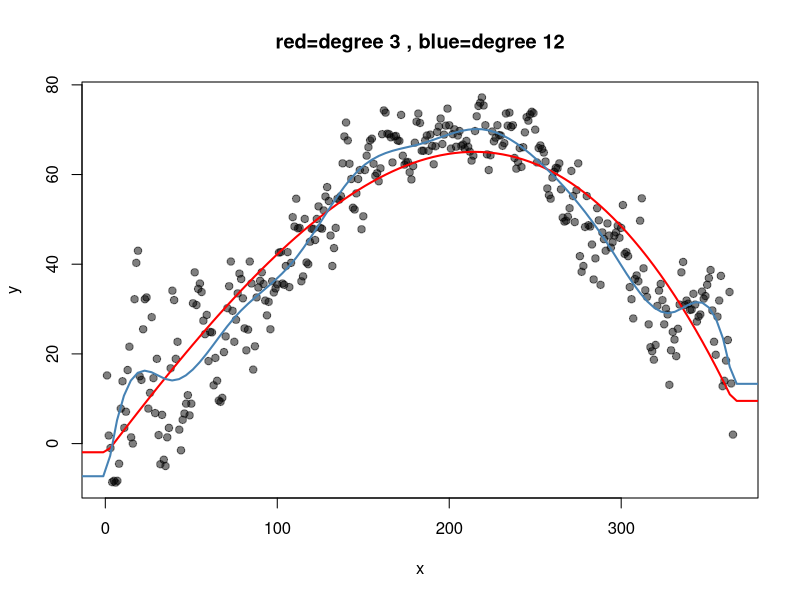
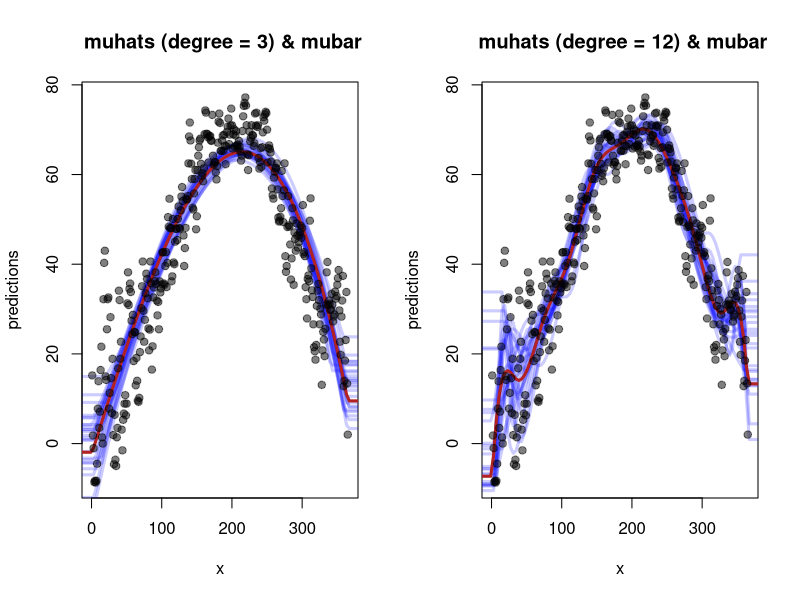
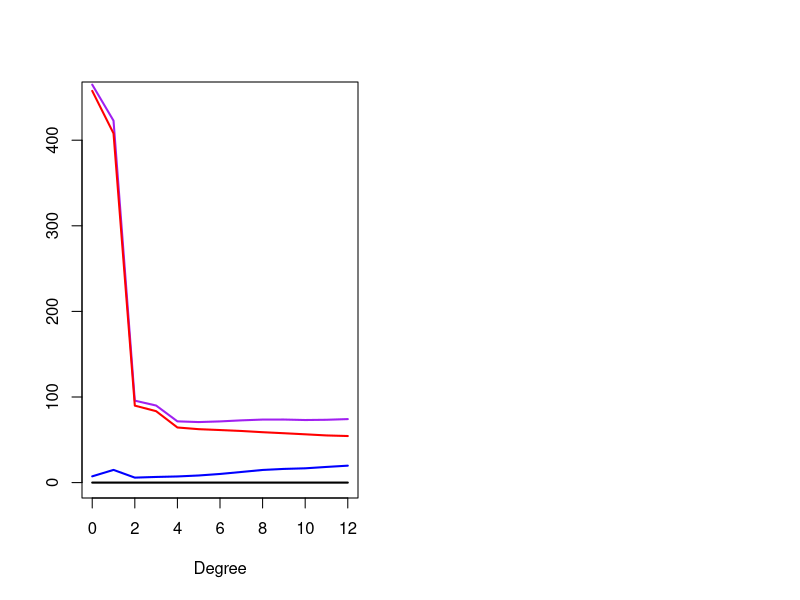
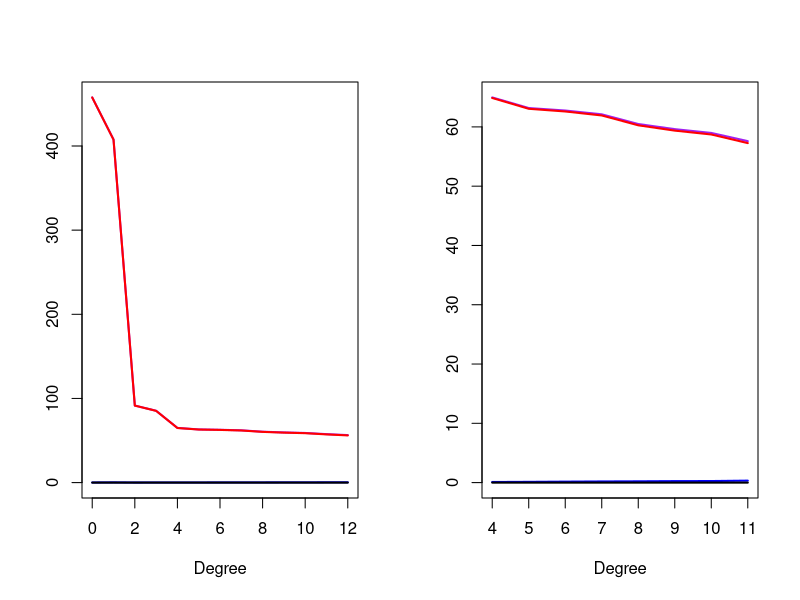
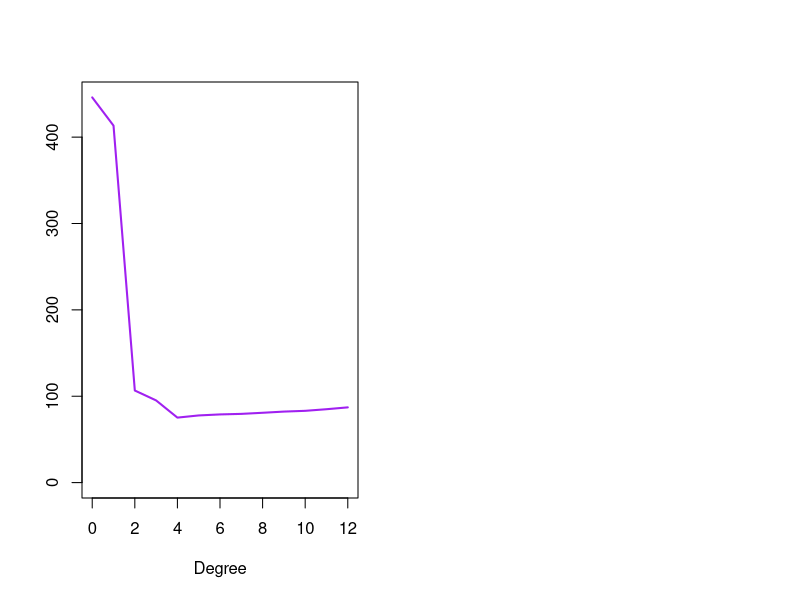

These figures' R source, in order:
## ---- chunk 1
library(splines)
getmuhat <- function(sampleXY, complexity = 1) {
  formula <- paste0("y ~ ",
                    if (complexity==0) "1"
                    else {
                      if (complexity < 3 ) {
                        paste0("poly(x, ", complexity, ", raw = FALSE)") 
                        ## due to Numerical overflow 
                      } else {   
                        ## if complexity >= 20 use a spline.
                        paste0("bs(x, ", complexity, ")") 
                      }
                    }  
  )
  
  fit <- lm(as.formula(formula), data = sampleXY)
  tx = sampleXY$x
  ty = fit$fitted.values
  
  range.X = range(tx)
  val.rY  = c( mean(ty[tx == range.X[1]]), 
               mean(ty[tx == range.X[2]]) )
  
  ## From this we construct the predictor function
  muhat <- function(x){
    if ("x" %in% names(x)) {
      ## x is a dataframe containing the variate named
      ## by xvarname
      newdata <- x
    } else 
      ## x is a vector of values that needs to be a data.frame
    { newdata <- data.frame(x = x) }
    ## The prediction
    ## 
    suppressWarnings({ 
      ypred = predict(fit, newdata = newdata, silent = TRUE)    })
    #val = predict(fit, newdata = newdata)
    ypred[newdata$x < range.X[1]] = val.rY[1]
    ypred[newdata$x > range.X[2]] = val.rY[2]
    ypred
  }
  ## muhat is the function that we need to calculate values 
  ## at any x, so we return this function from getmuhat
  muhat
}
getSampleComp <- function(pop, size, replace=FALSE) {
  N <- dim(pop)[1]
  samp <- rep(FALSE, N)
  samp[sample(1:N, size, replace = replace)] <- TRUE
  samp
}


### This function will return a data frame containing
### only two variates, an x and a y
getXYSample <- function(xvarname, yvarname, samp, pop) {
  sampData <- pop[samp, c(xvarname, yvarname)]
  names(sampData) <- c("x", "y")
  sampData
}
getmubar <- function(muhats) {
  function(x) {
    Ans <- sapply(muhats, FUN=function(muhat){muhat(x)})
    apply(Ans, MARGIN=1, FUN=mean)
  }
}
ave_y_mu_sq <- function(sample, predfun, na.rm = TRUE){
  mean((sample$y - predfun(sample$x))^2, na.rm = na.rm)
}
 
###########

ave_mu_mu_sq <- function(predfun1, predfun2, x, na.rm = TRUE){
  mean((predfun1(x) - predfun2(x))^2, na.rm = na.rm)
}

###########


var_mutilde <- function(Ssamples, Tsamples, complexity){
  ## get the predictor function for every sample S
  muhats <- lapply(Ssamples, 
                   FUN=function(sample){
                     getmuhat(sample, complexity)
                   }
  )
  ## get the average of these, mubar
  mubar <- getmubar(muhats)
  
  ## average over all samples S
  N_S <- length(Ssamples)
  mean(sapply(1:N_S, 
              FUN=function(j){
                ## get muhat based on sample S_j
                muhat <- muhats[[j]]
                ## average over (x_i,y_i) in a
                ## single sample T_j the squares
                ## (y - muhat(x))^2
                T_j <- Tsamples[[j]]
                ave_mu_mu_sq(muhat, mubar, T_j$x)
              }
  )
  )
}
bias2_mutilde <- function(Ssamples, Tsamples, mu, complexity){
  ## get the predictor function for every sample S
  muhats <- lapply(Ssamples, 
                   FUN=function(sample) getmuhat(sample, complexity)
  )
  ## get the average of these, mubar
  mubar <- getmubar(muhats)
  
  ## average over all samples S
  N_S <- length(Ssamples)
  mean(sapply(1:N_S, 
              FUN=function(j){
                ## average over (x_i,y_i) in a
                ## single sample T_j the squares
                ## (y - muhat(x))^2
                T_j <- Tsamples[[j]]
                ave_mu_mu_sq(mubar, mu, T_j$x)
              }
  )
  )
}
getmuFun <- function(pop, xvarname, yvarname){
  ## First remove NAs
  pop <- na.omit(pop[, c(xvarname, yvarname)])
  x <- pop[, xvarname]
  y <- pop[, yvarname]
  xks <- unique(x)
  muVals <- sapply(xks,
                   FUN = function(xk) {
                     mean(y[x==xk])
                   })
  ## Put the values in the order of xks
  ord <- order(xks)
  xks <- xks[ord]
  xkRange <-xks[c(1,length(xks))]
  minxk <- min(xkRange) 
  maxxk <- max(xkRange)
  ## mu values
  muVals <- muVals[ord]
  muRange <- muVals[c(1, length(muVals))]
  muFun <- function(xVals){
    ## vector of predictions
    ## same size as xVals and NA in same locations
    predictions <- xVals
    ## Take care of NAs
    xValsLocs <- !is.na(xVals)
    ## Just predict non-NA xVals
    predictions[xValsLocs] <- sapply(xVals[xValsLocs],
      FUN = function(xVal) {
        if (xVal < minxk) {
          result <- muRange[1]
        } else if (xVal > maxxk) {
          result <- muRange[2]
        } else if ( any(xVal == xks) ) {
          result <- muVals[xks == xVal]     
        } else {
          xlower <- max(c(minxk, xks[xks < xVal]))
          xhigher <- min(c(maxxk, xks[xks >= xVal]))
          mulower <- muVals[xks == xlower]
          muhigher <- muVals[xks == xhigher]
          
          midx = (xlower + xhigher)/2
          if (xVal <= midx) result <- mulower
          else result <- muhigher
        }
        result
      }
    )
    ## Now return the predictions (including NAs)
    predictions
  }
  muFun
}
apse_all <- function(Ssamples, Tsamples, complexity, tau){
  ## average over the samples S
  ##
  N_S <- length(Ssamples)
  muhats <- lapply(Ssamples, 
                   FUN=function(sample) getmuhat(sample, complexity)
  )
  ## get the average of these, mubar
  mubar <- getmubar(muhats)
  
  rowMeans(sapply(1:N_S, 
                  FUN=function(j){
                    T_j <- Tsamples[[j]]
                    S_j <- Ssamples[[j]]
                    muhat <- muhats[[j]]
                    ## Take care of any NAs
                    T_j <- na.omit(T_j)
                    y <- c(S_j$y, T_j$y)
                    x <- c(S_j$x, T_j$x)
                    
                    tau_x    <- tau(x)
                    muhat_x <- muhat(x)
                    mubar_x <- mubar(x)
                    
                    apse        <- (y - muhat_x)
                    bias2       <- (mubar_x - tau_x)
                    var_mutilde <-  (muhat_x - mubar_x)
                    var_y       <- (y - tau_x)
                    
                    squares <- rbind(apse, var_mutilde, bias2, var_y)^2
                    
                    ## return means
                    rowMeans(squares)
                  }
  ))
}
## ---- chunk 2
ot1996 <- read.csv('ottawaTemp1996.csv', header=T)
temp <- data.frame(x = 1:365, y = ot1996$Temp)

muhat3  <- getmuhat(temp, 3)
muhat12 <- getmuhat(temp, 12)

xlim <- extendrange(temp[,1])

plot(temp,
     pch=19, col= adjustcolor("black", 0.5))
curve(muhat3, from = xlim[1], to = xlim[2], 
      add = TRUE, col="red", lwd=2)
curve(muhat12, from = xlim[1], to = xlim[2], 
      add = TRUE, col="steelblue", lwd=2)
title(main="red=degree 3 , blue=degree 12")
## ---- chunk 3
N_S <- 25
set.seed(341)  # for reproducibility

n= 50
samps    <- lapply(1:N_S, FUN= function(i){getSampleComp(temp, n)})
Ssamples <- lapply(samps, FUN= function(Si){getXYSample("x", "y", Si, temp)})
Tsamples <- lapply(samps, FUN= function(Si){getXYSample("x", "y", !Si, temp)})

muhats3 <- lapply(Ssamples, getmuhat, complexity = 3)

muhats12 <- lapply(Ssamples, getmuhat, complexity = 12)
## ---- chunk 4
par(mfrow=c(1,2))

xvals <- seq(xlim[1], xlim[2], length.out = 200)
plot(temp, 
     pch=19, type='n',
     xlab="x", ylab="predictions",
     main= " muhats (degree = 3) & mubar")


for (i in 1:N_S) {
  curveFn <- muhats3[[i]]
  curve(curveFn, from = xlim[1], to = xlim[2], add=TRUE, 
        col=adjustcolor("blue", 0.2), lwd=3, lty=(1))
}

curve(muhat3,  from = xlim[1], to = xlim[2],
      add=TRUE, col="firebrick", lwd=3)

points(temp, 
     pch=19, col= adjustcolor("black", 0.5))


plot(temp, 
     pch=19, type='n',
     xlab="x", ylab="predictions",
     main= " muhats (degree = 12) & mubar")

for (i in 1:N_S) {
  curveFn <- muhats12[[i]]
  curve(curveFn, xlim[1], xlim[2], add=TRUE, 
        col=adjustcolor("blue", 0.2), lwd=3, lty=1)
}

curve(muhat12, xlim[1], xlim[2], add=TRUE, col="firebrick", lwd=3)

points(temp, 
     pch=19, col= adjustcolor("black", 0.5))
## ---- chunk 5
var_mutilde(Ssamples, Tsamples, complexity=3)
var_mutilde(Ssamples, Tsamples, complexity=12)
## ---- chunk 6
muhat = getmuFun(temp, "x", 'y')
bias2_mutilde(Ssamples, Tsamples, muhat, complexity=3)
bias2_mutilde(Ssamples, Tsamples, muhat, complexity=12)
## ---- chunk 7
complexities <- 0:12
muhat = getmuFun(temp, "x", 'y')


apse_vals <-  sapply(complexities, 
                     FUN = function(complexity){
                       apse_all(Ssamples, Tsamples, complexity = complexity, 
                                muhat)
                    }
)

round( t(rbind(complexities, apse=round(apse_vals,5))),1)
## ---- chunk 8
plot( complexities, apse_vals[1,], xlab="Degree", ylab="", type='l', 
      ylim=c(0, 450), col="purple", lwd=2 )
lines(complexities, apse_vals[2,], col="blue", lwd=2 )
lines(complexities, apse_vals[3,], col="red", lwd=2)
lines(complexities, apse_vals[4,], col="black", lwd=2)
## ---- chunk 9
sample.kfold <- function(k=NULL, pop=NULL, xvarname=NULL, yvarname=NULL ) {
  
  N = nrow(pop)
  kset = rep_len(1:k, N)
  kset = sample(kset)
  
  samps = list()
  for (i in 1:k) { 
    samps[[i]] = logical(N)
    samps[[i]][kset != i] = TRUE
  }

set.seed(341)
Ssamples <- lapply(samps, 
                   FUN= function(Si){getXYSample(xvarname, yvarname, Si, pop)})

Tsamples <- lapply(samps, 
                   FUN= function(Si){getXYSample(xvarname, yvarname, !Si, pop)})

    list(Ssamples=Ssamples,Tsamples=Tsamples)
}
## ---- chunk 10
temp.muFun = getmuFun(temp, "x", 'y')
kfold.samples = sample.kfold(k=10, pop=temp, "x", "y")
apse_all(kfold.samples$Ssamples, kfold.samples$Tsamples, complexity = 3, 
         temp.muFun)
## ---- chunk 11
complexities <- 0:12


apse_vals <- sapply(complexities, 
      FUN = function(complexity){
          apse_all(kfold.samples$Ssamples, kfold.samples$Tsamples, 
              complexity = complexity, temp.muFun) })

# Print out the results
t(rbind(complexities, apse=round(apse_vals,5)))
## ---- chunk 12
par(mfrow=c(1,2))
plot( complexities, apse_vals[1,], xlab="Degree", ylab="", type='l', 
      ylim=c(0, max(apse_vals) ), col="purple", lwd=2 )
lines(complexities, apse_vals[2,], col="blue", lwd=2 )
lines(complexities, apse_vals[3,], col="red", lwd=2)
lines(complexities, apse_vals[4,], col="black", lwd=2)

# The increase in apse is too sharp in higher complexities. Let's zoom in a bit
zoom = 5:12
plot( complexities[zoom], apse_vals[1, zoom], xlab="Degree", ylab="", 
      type='l', ylim=c(0, max(apse_vals[,zoom])  ), col="purple", lwd=2 )
lines(complexities[zoom], apse_vals[2, zoom], col="blue", lwd=2 )
lines(complexities[zoom], apse_vals[3, zoom], col="red", lwd=2)
lines(complexities[zoom], apse_vals[4, zoom], col="black", lwd=2)
## ---- chunk 13
other <- read.csv('ottawaOtherYears.csv', header=T)
t <- data.frame(x = rep_len(1:365, nrow(other)), y = other$Temp)

apse <- function(y, x, predfun){
  mean((y - predfun(x))^2, na.rm = TRUE)
}

complexities <- 0:12


apse_vals <-  sapply(complexities, 
                     FUN = function(complexity){
                       apse(t$y, t$x, getmuhat(temp, complexity))
                    }
)

round( t(rbind(complexities, apse=round(apse_vals,5))),1)
plot( complexities, apse_vals, xlab="Degree", ylab="", type='l', 
      ylim=c(0, max(apse_vals) ), col="purple", lwd=2 )
